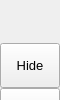
        <widget class="QFrame" name="leftMenuBg">
         <property name="minimumSize">
          <size>
           <width>60</width>
           <height>0</height>
          </size>
         </property>
         <property name="maximumSize">
          <size>
           <width>60</width>
           <height>16777215</height>
          </size>
         </property>
         <property name="frameShape">
          <enum>QFrame::NoFrame</enum>
         </property>
         <property name="frameShadow">
          <enum>QFrame::Raised</enum>
         </property>
         <layout class="QVBoxLayout" name="verticalLayout_3">
          <property name="spacing">
           <number>0</number>
          </property>
          <property name="leftMargin">
           <number>0</number>
          </property>
          <property name="topMargin">
           <number>0</number>
          </property>
          <property name="rightMargin">
           <number>0</number>
          </property>
          <property name="bottomMargin">
           <number>0</number>
          </property>
          <item>
           <widget class="QFrame" name="topLogoInfo">
            <property name="minimumSize">
             <size>
              <width>0</width>
              <height>40</height>
             </size>
            </property>
            <property name="maximumSize">
             <size>
              <width>16777215</width>
              <height>40</height>
             </size>
            </property>
            <property name="styleSheet">
             <string notr="true">b</string>
            </property>
            <property name="frameShape">
             <enum>QFrame::NoFrame</enum>
            </property>
            <property name="frameShadow">
             <enum>QFrame::Raised</enum>
            </property>
            <layout class="QGridLayout" name="gridLayout_2">
             <property name="leftMargin">
              <number>0</number>
             </property>
             <property name="topMargin">
              <number>0</number>
             </property>
             <property name="rightMargin">
              <number>0</number>
             </property>
             <property name="bottomMargin">
              <number>0</number>
             </property>
             <item row="0" column="0">
              <widget class="QLabel" name="logo">
               <property name="minimumSize">
                <size>
                 <width>35</width>
                 <height>35</height>
                </size>
               </property>
               <property name="maximumSize">
                <size>
                 <width>35</width>
                 <height>35</height>
                </size>
               </property>
               <property name="text">
                <string/>
               </property>
               <property name="pixmap">
                <pixmap resource="resources.qrc">:/images/images/logo.png</pixmap>
               </property>
               <property name="scaledContents">
                <bool>true</bool>
               </property>
              </widget>
             </item>
            </layout>
           </widget>
          </item>
          <item>
           <widget class="QFrame" name="leftMenuFrame">
            <property name="styleSheet">
             <string notr="true"/>
            </property>
            <property name="frameShape">
             <enum>QFrame::NoFrame</enum>
            </property>
            <property name="frameShadow">
             <enum>QFrame::Raised</enum>
            </property>
            <property name="lineWidth">
             <number>0</number>
            </property>
            <widget class="QFrame" name="toggleBox">
             <property name="geometry">
              <rect>
               <x>0</x>
               <y>3</y>
               <width>60</width>
               <height>45</height>
              </rect>
             </property>
             <property name="maximumSize">
              <size>
               <width>16777215</width>
               <height>45</height>
              </size>
             </property>
             <property name="frameShape">
              <enum>QFrame::NoFrame</enum>
             </property>
             <property name="frameShadow">
              <enum>QFrame::Raised</enum>
             </property>
             <layout class="QVBoxLayout" name="verticalLayout_4">
              <property name="spacing">
               <number>0</number>
              </property>
              <property name="leftMargin">
               <number>0</number>
              </property>
              <property name="topMargin">
               <number>0</number>
              </property>
              <property name="rightMargin">
               <number>0</number>
              </property>
              <property name="bottomMargin">
               <number>0</number>
              </property>
              <item>
               <widget class="QPushButton" name="btn_toggle">
                <property name="sizePolicy">
                 <sizepolicy hsizetype="Expanding" vsizetype="Fixed">
                  <horstretch>0</horstretch>
                  <verstretch>0</verstretch>
                 </sizepolicy>
                </property>
                <property name="minimumSize">
                 <size>
                  <width>0</width>
                  <height>45</height>
                 </size>
                </property>
                <property name="font">
                 <font>
                  <pointsize>10</pointsize>
                  <italic>false</italic>
                  <bold>false</bold>
                 </font>
                </property>
                <property name="cursor">
                 <cursorShape>PointingHandCursor</cursorShape>
                </property>
                <property name="layoutDirection">
                 <enum>Qt::LeftToRight</enum>
                </property>
                <property name="styleSheet">
                 <string notr="true">background-image: url(:/icons/images/icons/icon_menu.png);</string>
                </property>
                <property name="text">
                 <string>Hide</string>
                </property>
               </widget>
              </item>
             </layout>
            </widget>
            <widget class="QFrame" name="topMenu">
             <property name="geometry">
              <rect>
               <x>0</x>
               <y>48</y>
               <width>60</width>
               <height>90</height>
              </rect>
             </property>
             <property name="frameShape">
              <enum>QFrame::NoFrame</enum>
             </property>
             <property name="frameShadow">
              <enum>QFrame::Raised</enum>
             </property>
             <layout class="QVBoxLayout" name="verticalLayout_8">
              <property name="spacing">
               <number>0</number>
              </property>
              <property name="leftMargin">
               <number>0</number>
              </property>
              <property name="topMargin">
               <number>0</number>
              </property>
              <property name="rightMargin">
               <number>0</number>
              </property>
              <property name="bottomMargin">
               <number>0</number>
              </property>
              <item>
               <widget class="QPushButton" name="btn_informasjon">
                <property name="sizePolicy">
                 <sizepolicy hsizetype="Expanding" vsizetype="Fixed">
                  <horstretch>0</horstretch>
                  <verstretch>0</verstretch>
                 </sizepolicy>
                </property>
                <property name="minimumSize">
                 <size>
                  <width>0</width>
                  <height>45</height>
                 </size>
                </property>
                <property name="font">
                 <font>
                  <pointsize>10</pointsize>
                  <italic>false</italic>
                  <bold>false</bold>
                 </font>
                </property>
                <property name="cursor">
                 <cursorShape>PointingHandCursor</cursorShape>
                </property>
                <property name="layoutDirection">
                 <enum>Qt::LeftToRight</enum>
                </property>
                <property name="styleSheet">
                 <string notr="true">background-image: url(:/icons/images/icons/cil-home.png);</string>
                </property>
                <property name="text">
                 <string>Home</string>
                </property>
                <property name="checkable">
                 <bool>true</bool>
                </property>
               </widget>
              </item>
              <item>
               <widget class="QPushButton" name="btn_kontroller">
                <property name="sizePolicy">
                 <sizepolicy hsizetype="Expanding" vsizetype="Fixed">
                  <horstretch>0</horstretch>
                  <verstretch>0</verstretch>
                 </sizepolicy>
                </property>
                <property name="minimumSize">
                 <size>
                  <width>0</width>
                  <height>45</height>
                 </size>
                </property>
                <property name="font">
                 <font>
                  <pointsize>10</pointsize>
                  <italic>false</italic>
                  <bold>false</bold>
                 </font>
                </property>
                <property name="cursor">
                 <cursorShape>PointingHandCursor</cursorShape>
                </property>
                <property name="layoutDirection">
                 <enum>Qt::LeftToRight</enum>
                </property>
                <property name="styleSheet">
                 <string notr="true">background-image: url(:/icons/images/icons/cil-gamepad.png);</string>
                </property>
                <property name="text">
                 <string>Widgets</string>
                </property>
                <property name="icon">
                 <iconset>
                  <normaloff>../../Downloads/uis-subsea/Subsea_QT_GUI/images/kontroller.png</normaloff>../../Downloads/uis-subsea/Subsea_QT_GUI/images/kontroller.png</iconset>
                </property>
                <property name="checkable">
                 <bool>true</bool>
                </property>
               </widget>
              </item>
             </layout>
            </widget>
            <widget class="QFrame" name="bottomMenu">
             <property name="geometry">
              <rect>
               <x>0</x>
               <y>793</y>
               <width>60</width>
               <height>45</height>
              </rect>
             </property>
             <property name="frameShape">
              <enum>QFrame::NoFrame</enum>
             </property>
             <property name="frameShadow">
              <enum>QFrame::Raised</enum>
             </property>
             <layout class="QVBoxLayout" name="verticalLayout_9">
              <property name="spacing">
               <number>0</number>
              </property>
              <property name="leftMargin">
               <number>0</number>
              </property>
              <property name="topMargin">
               <number>0</number>
              </property>
              <property name="rightMargin">
               <number>0</number>
              </property>
              <property name="bottomMargin">
               <number>0</number>
              </property>
             </layout>
            </widget>
           </widget>
          </item>
         </layout>
        </widget>
